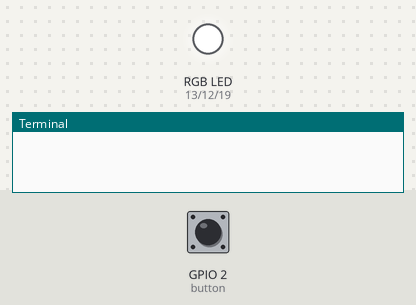
A program run on a simulated Raspberry Pi (BCM pin numbers). Parts: an RGB LED mixed from three pins (HIGH = lit), the last lines printed to the terminal. Inputs (shaded band) come from the test bench; at power-on: GPIO 2 (button) HIGH. Threads take turns every 2 ms.

Above: at 1.2 s.
1.3 s: GPIO 2 (button) pulled LOW for 0.15 s
4.3 s: GPIO 2 (button) pulled LOW for 1 s
8.3 s: GPIO 2 (button) pulled LOW for 0.15 s
At 9.3 s:
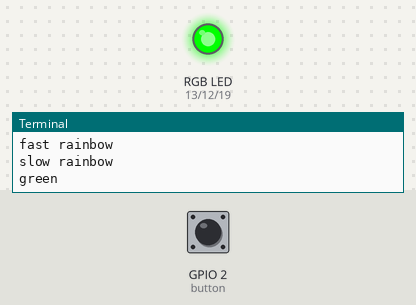
9.9 s: GPIO 2 (button) pulled LOW for 3.2 s
At 13.5 s:
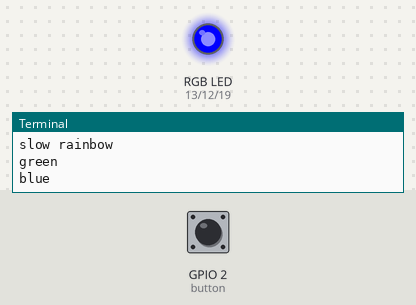
14.6 s: GPIO 2 (button) pulled LOW for 0.15 s
At 15.3 s:
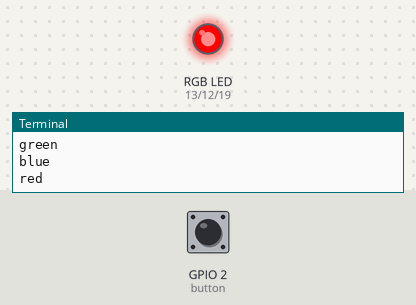
16.2 s: GPIO 2 (button) pulled LOW for 1 s
At 17.8 s:
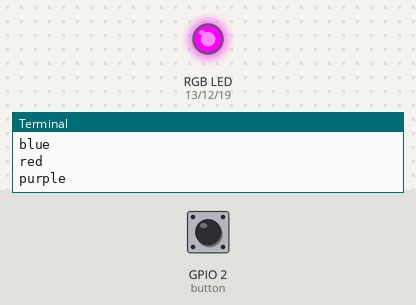
Timing chart, 0 to 19.3 s (numbered marks = the images above; inputs shaded):
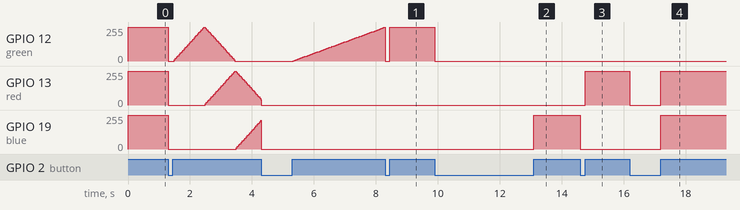

Measured:
- after the input at 8.3 s, GPIO 13 (red): stays 0/255 (without the input it goes to 3/255 after 0.04 s)
- after the input at 9.9 s, GPIO 12 (green): 255/255 → 0/255 at once; GPIO 19 (blue): 0/255 → 255/255 after 3.2 s
- after the input at 14.6 s, GPIO 13 (red): 0/255 → 255/255 after 0.15 s; GPIO 19 (blue): 255/255 → 0/255 at once
- after the input at 16.2 s, GPIO 13 (red): 255/255 → 0/255 at once, → 255/255 1.0 s later; GPIO 19 (blue): 0/255 → 255/255 after 1.0 s

The program:

rgb_cycle.py
```python
#!/usr/bin/env python3

from gpiozero import PWMLED
from gpiozero import Button
from time import sleep
from signal import pause
import threading
from threading import Timer

green = PWMLED("12")
red   = PWMLED("13")
blue  = PWMLED("19")
button = Button(2)

def reset(timer1,timer2,timer3):
    green.off()
    red.off()
    blue.off()
    # print("cancelling timer: "+ str(timer1))
    timer1.cancel()
    # print("cancelling timer: "+ str(timer2))
    timer2.cancel()
    # print("cancelling timer: "+ str(timer3))
    timer3.cancel()

def show_red():
    green.off()
    red.on()
    blue.off()

def show_blue():
    green.off()
    red.off()
    blue.on()

def show_green():
    green.on()
    red.off()
    blue.off()

def show_purple():
    green.off()
    red.on()
    blue.on()

def show_white():
    green.on()
    red.on()
    blue.on()

def show_rainbow(time_period=3, ):
    kwargs={
        'on_time':0,
        'off_time':time_period,
        'fade_in_time':time_period,
        'fade_out_time':time_period,
        'n':None,
        'background':True
    }
    green_timer = Timer(
        time_period * 0,
        green.blink,
        kwargs=kwargs
    )
    red_timer = Timer(
        time_period,
        red.blink,
        kwargs=kwargs
    )
    blue_timer = Timer(
        time_period * 2,
        blue.blink,
        kwargs=kwargs
    )
    green_timer.start()
    red_timer.start()
    blue_timer.start()
    return(green_timer, red_timer, blue_timer)


def main():
    # setting some variables up
    green_timer = Timer(0, next)
    red_timer = Timer(0, next)
    blue_timer = Timer(0, next)

    # we gotta start somewhere, might as well be at the end
    show_white()
    active_color = 6


    while True:


        # when Button gets pressed, color program gets cancelled, and the color profile incriments
        button.wait_for_press()
        reset(green_timer, red_timer, blue_timer)
        active_color += 1

        # if we exceed the number of color patterns, we start back at 0
        if active_color >= 7:
            active_color = 0


        # upon button release, we start the next color pattern
        button.wait_for_release()


        if active_color == 0:
            (green_timer, red_timer, blue_timer) = show_rainbow(1)
            print("fast rainbow")
        elif active_color == 1:
            (green_timer, red_timer, blue_timer) = show_rainbow()
            print("slow rainbow")
        elif active_color == 2:
            show_green()
            print("green")
        elif active_color == 3:
            show_blue()
            print("blue")
        elif active_color == 4:
            show_red()
            print("red")
        elif active_color == 5:
            show_purple()
            print("purple")
        elif active_color == 6:
            show_white()
            print("white")
    pause()

# Here we run main
main()
```
